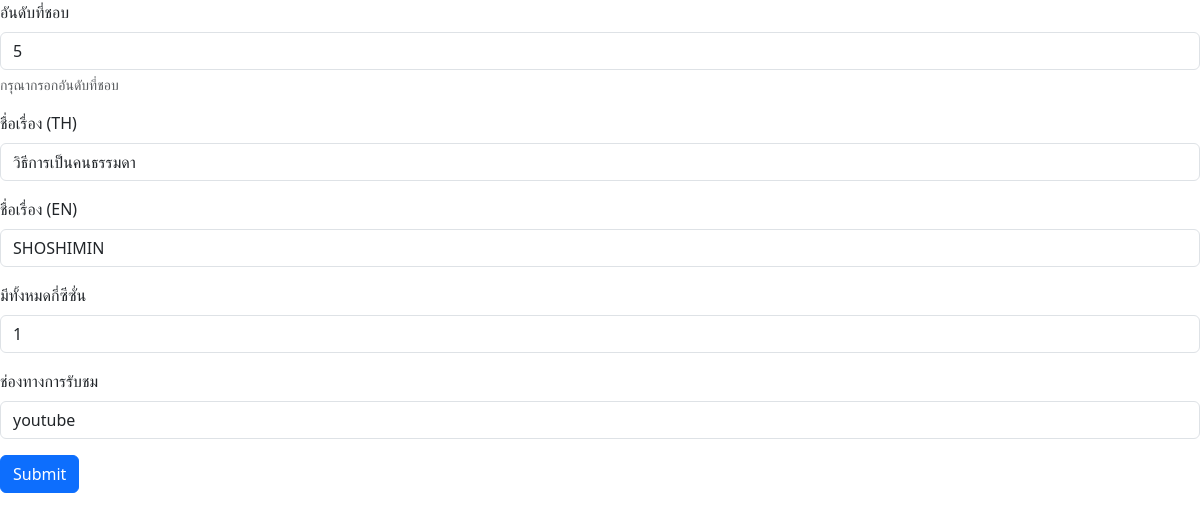
Page /edit/8 on the committed database.
### editanime/models.py (models this page shows)
class Animal_list(models.Model):
    anime_order = models.IntegerField()
    anime_name_th = models.CharField(max_length=100)
    anime_name_en = models.CharField(max_length=100)
    anime_seasons = models.IntegerField()
    anime_channel = models.CharField(max_length=100)
    created_date = models.DateTimeField(auto_now_add=True)
    updated_date = models.DateTimeField(auto_now_add=True)

### editanime/views.py (the view)
def editanimelist(request, animal_id):
    anime = Animal_list.objects.get(id=animal_id)
    if request.method == 'POST':
        anime_order = request.POST.get('anime_order')
        anime_name_th = request.POST.get('anime_name_th')
        anime_name_en = request.POST.get('anime_name_en')
        anime_seasons = request.POST.get('anime_seasons')
        anime_channel = request.POST.get('anime_channel')
        anime.anime_order = anime_order
        anime.anime_name_th = anime_name_th
        anime.anime_name_en = anime_name_en
        anime.anime_seasons = anime_seasons
        anime.anime_channel = anime_channel
        anime.save()
        return redirect('/')
    else:
        return render(request, "editanime.html", {"anime": anime})

### editanime/templates/editanime.html (shortened to what this page needs)
<!DOCTYPE html>
<html lang="en">
  <head>
    <link
      href="https://cdn.jsdelivr.net/npm/bootstrap@5.3.2/dist/css/bootstrap.min.css"
      rel="stylesheet"
    />
  </head>
  <body>
    <main>
      <form action="/edit/{{ anime.id }}" method="POST">
        <div class="mb-3">
          <label for="exampleInputEmail1" class="form-label"
            >อันดับที่ชอบ</label
          >
          <input
            type="number"
            class="form-control"
            name="anime_order"
            id="anime_order"
            value="{{ anime.anime_order }}"
            required
            aria-describedby="emailHelp"
          />
          <div id="emailHelp" class="form-text">กรุณากรอกอันดับที่ชอบ</div>
        </div>
        <div class="mb-3">
          <label for="exampleInputPassword1" class="form-label"
            >ชื่อเรื่อง (TH)</label
          >
          <input
            type="text"
            class="form-control"
            name="anime_name_th"
            id="anime_name_th"
            value="{{ anime.anime_name_th }}"
            required
          />
        </div>
        <div class="mb-3">
          <label for="exampleInputPassword1" class="form-label"
            >ชื่อเรื่อง (EN)</label
          >
          <input
            type="text"
            class="form-control"
            name="anime_name_en"
            id="anime_name_en"
            value="{{ anime.anime_name_en }}"
            required
          />
        </div>
        <div class="mb-3">
          <label for="exampleInputPassword1" class="form-label"
            >มีทั้งหมดกี่ซีซั่น</label
          >
          <input
            type="number"
            class="form-control"
            name="anime_seasons"
            id="anime_seasons"
            value="{{ anime.anime_seasons }}"
            required
          />
        </div>
        <div class="mb-3">
          <label for="exampleInputPassword1" class="form-label"
            >ช่องทางการรับชม</label
          >
          <input
            type="text"
            class="form-control"
            name="anime_channel"
            id="anime_channel"
            value="{{ anime.anime_channel }}"
            required
          />
        </div>
        <button type="submit" class="btn btn-primary">Submit</button>
      </form>
    </main>
  </body>
</html>

### rows in the picture
Animal_list: anime_order "5", anime_name_th "วิธีการเป็นคนธรรมดา", anime_name_en "SHOSHIMIN", anime_seasons "1", anime_channel "youtube"
